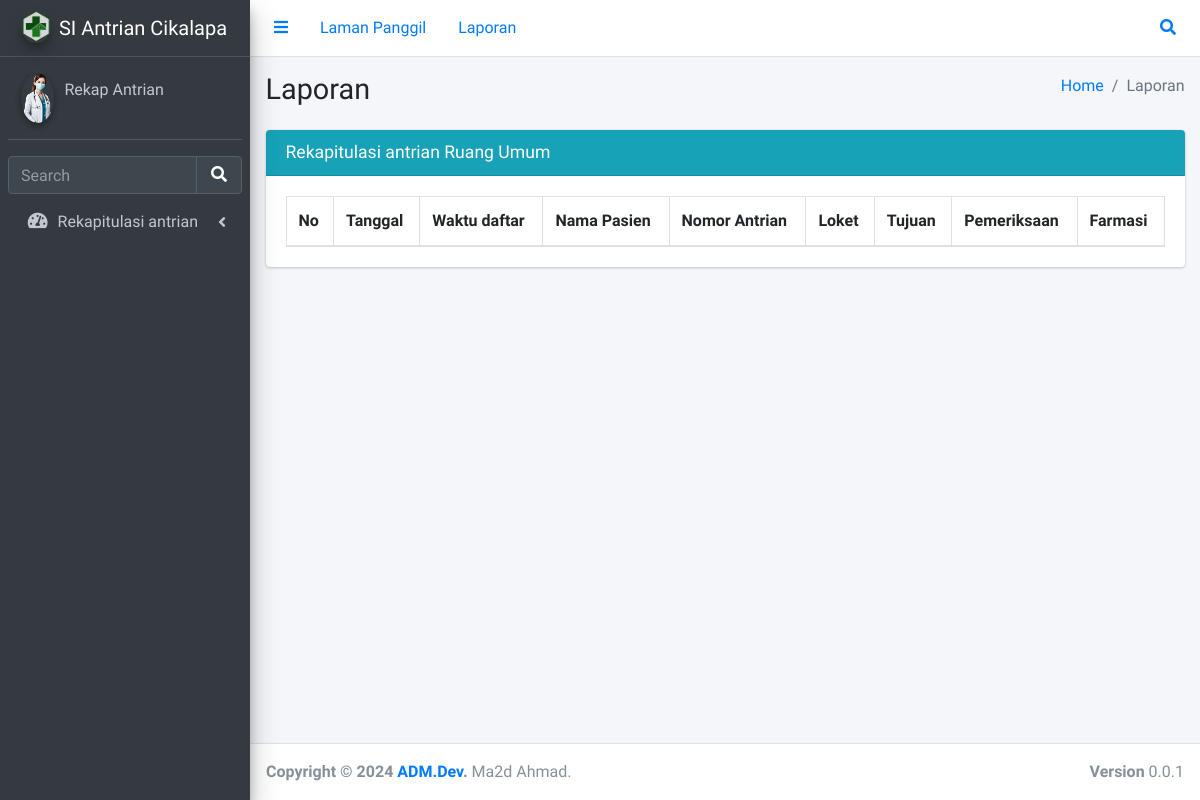
/laporanfarmasi.php, run on an earlier commit of the app's database.
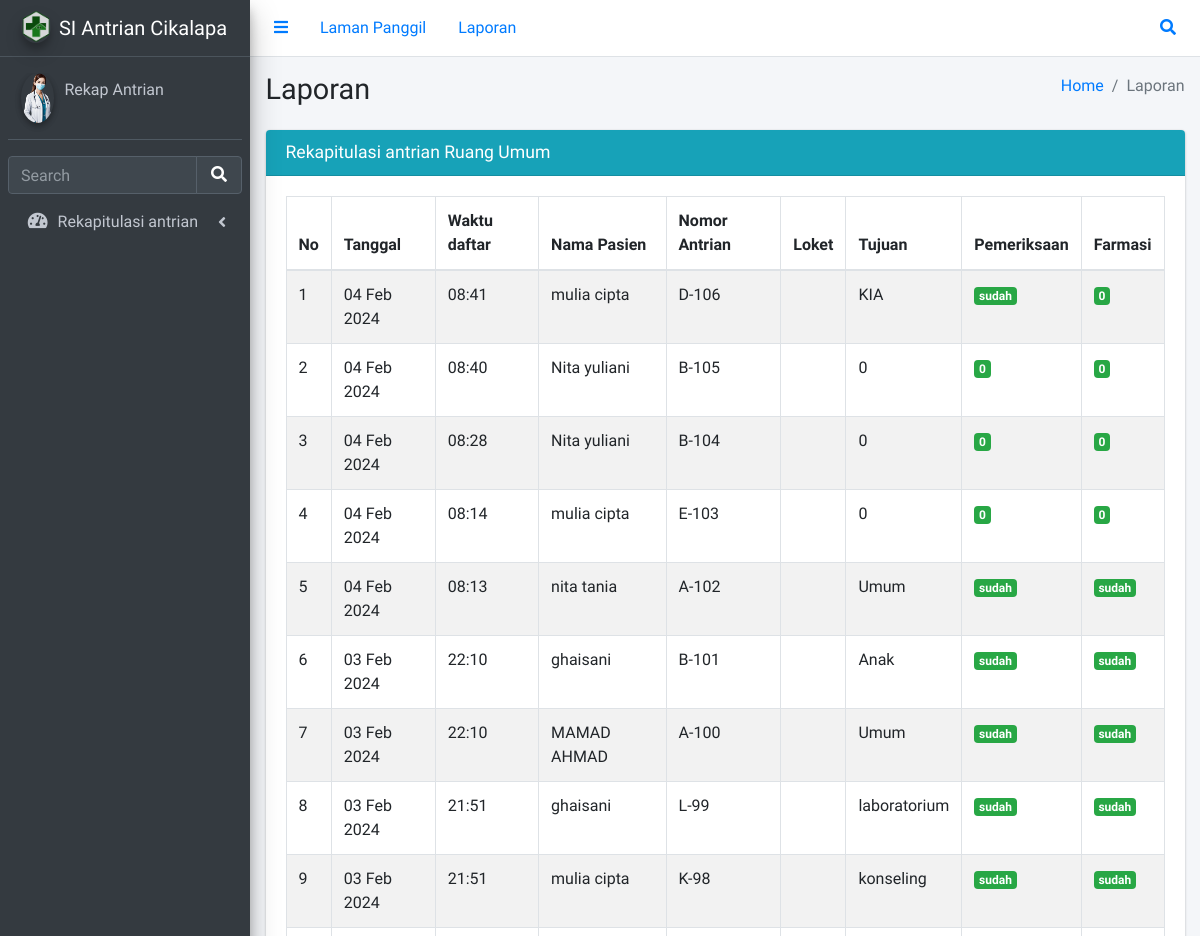
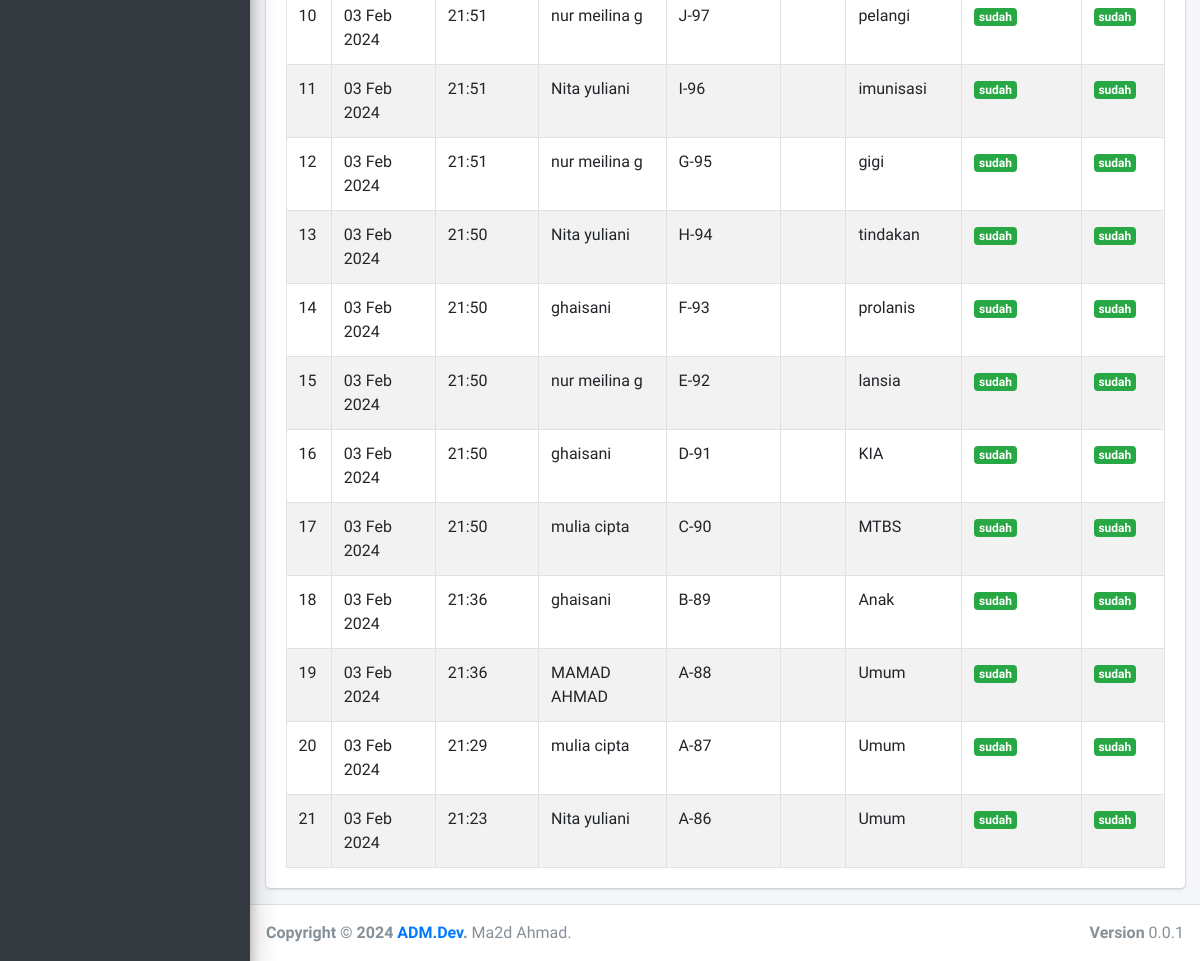
And on a later commit of the database (2 pictures, top to bottom).
### tables this page shows
CREATE TABLE `tabelrekap` (
  `id` int(11) NOT NULL,
  `tanggal` varchar(20) NOT NULL,
  `waktu` varchar(10) NOT NULL,
  `nama` varchar(50) NOT NULL,
  `nomor` int(11) NOT NULL,
  `huruf` varchar(12) NOT NULL,
  `loket` varchar(12) NOT NULL,
  `ruang` varchar(30) NOT NULL,
  `panggil` varchar(12) NOT NULL,
  `farmasi` varchar(10) NOT NULL
);

### laporanfarmasi.php (the view, shortened to what the changed rows need)
<?php
include "koneksi.php";
?>
<!DOCTYPE html>
<html lang="en">
<head>
  <link rel="stylesheet" href="plugins/fontawesome-free/css/all.min.css">
  <link rel="stylesheet" href="plugins/datatables-bs4/css/dataTables.bootstrap4.min.css">
  <link rel="stylesheet" href="plugins/datatables-responsive/css/responsive.bootstrap4.min.css">
  <link rel="stylesheet" href="plugins/datatables-buttons/css/buttons.bootstrap4.min.css">
  <link rel="stylesheet" href="css/adminlte.min.css">
</head>
<body class="hold-transition sidebar-mini">
<div class="wrapper">
  <div class="content-wrapper">
    <section class="content-header">
      <div class="container-fluid">
        <div class="row mb-2">
          <div class="col-sm-6">
            <h1>Laporan</h1>
          </div>
        </div>
      </div>
    </section>
    <section class="content">
      <div class="container-fluid">
        <div class="row">
          <div class="col-12">
            <div class="card">
              <div class="card-body">
                <table id="example1" class="table table-bordered table-striped">
                  <thead>
                    <tr>
                      <th>No</th>
                      <th>Tanggal</th>
                      <th>Waktu daftar</th>
                      <th>Nama Pasien</th>
                      <th>Nomor Antrian</th>
                      <th>Loket</th>
                      <th>Tujuan</th>
                      <th>Pemeriksaan</th>
                      <th>Farmasi</th>
                    </tr>
                  </thead>
                  <tbody>
                  <?php
                    $sql = "SELECT tanggal, waktu, nama, huruf, nomor, loket, ke_loket, ruang, panggil, farmasi FROM tabelrekap ORDER BY id DESC";
                    $result = mysqli_query($konek, $sql);
                    $no = 1;
                    while ($item = mysqli_fetch_array($result)){
                    ?>
                      <tr>
                        <td><?= $no; ?></td>
                        <td><?= $item['tanggal']; ?></td>
                        <td><?= $item['waktu']; ?></td>
                        <td><?= $item['nama']; ?></td>
                        <td><?= $item['huruf']; ?>-<?= $item['nomor'];?></td>
                        <td><?= $item['ke_loket']; ?></td>
                        <td><?= $item['ruang']; ?></td>
                        <td><?php
                          $panggil = $item['panggil'];
                          if($panggil =='menunggu') {
                            echo"<span class='badge bg-warning'>$panggil</span>";
                          } else {
                            echo"<span class='badge bg-success'>$panggil</span>";
                          }
                        ?></td>
                        <td><?php
                          $farmasi = $item['farmasi'];
                          if($farmasi =='menunggu') {
                            echo"<span class='badge bg-warning'>$farmasi</span>";
                          } else {
                            echo"<span class='badge bg-success'>$farmasi</span>";
                          }
                        ?></td>
                      </tr>
                  <?php $no++;  } ?>
                  </tbody>
                </table>
              </div>
            </div>
          </div>
        </div>
      </div>
    </section>
  </div>
</div>
</body>
</html>

What changed in the data, as far as the page shows it:
added tabelrekap: tanggal "04 Feb 2024", waktu "08:41", nama "mulia cipta", huruf "D", nomor "106", ruang "KIA", panggil "sudah", farmasi "0"
added tabelrekap: tanggal "04 Feb 2024", waktu "08:40", nama "Nita yuliani", huruf "B", nomor "105", ruang "0", panggil "0", farmasi "0"
added tabelrekap: tanggal "04 Feb 2024", waktu "08:28", nama "Nita yuliani", huruf "B", nomor "104", ruang "0", panggil "0", farmasi "0"
added tabelrekap: tanggal "04 Feb 2024", waktu "08:14", nama "mulia cipta", huruf "E", nomor "103", ruang "0", panggil "0", farmasi "0"
added tabelrekap: tanggal "04 Feb 2024", waktu "08:13", nama "nita tania", huruf "A", nomor "102", ruang "Umum", panggil "sudah", farmasi "sudah"
added tabelrekap: tanggal "03 Feb 2024", waktu "22:10", nama "ghaisani", huruf "B", nomor "101", ruang "Anak", panggil "sudah", farmasi "sudah"
added tabelrekap: tanggal "03 Feb 2024", waktu "22:10", nama "MAMAD AHMAD", huruf "A", nomor "100", ruang "Umum", panggil "sudah", farmasi "sudah"
added tabelrekap: tanggal "03 Feb 2024", waktu "21:51", nama "ghaisani", huruf "L", nomor "99", ruang "laboratorium", panggil "sudah", farmasi "sudah"
added tabelrekap: tanggal "03 Feb 2024", waktu "21:51", nama "mulia cipta", huruf "K", nomor "98", ruang "konseling", panggil "sudah", farmasi "sudah"
added tabelrekap: tanggal "03 Feb 2024", waktu "21:51", nama "nur meilina g", huruf "J", nomor "97", ruang "pelangi", panggil "sudah", farmasi "sudah"
added tabelrekap: tanggal "03 Feb 2024", waktu "21:51", nama "Nita yuliani", huruf "I", nomor "96", ruang "imunisasi", panggil "sudah", farmasi "sudah"
added tabelrekap: tanggal "03 Feb 2024", waktu "21:51", nama "nur meilina g", huruf "G", nomor "95", ruang "gigi", panggil "sudah", farmasi "sudah"
added tabelrekap: tanggal "03 Feb 2024", waktu "21:50", nama "Nita yuliani", huruf "H", nomor "94", ruang "tindakan", panggil "sudah", farmasi "sudah"
added tabelrekap: tanggal "03 Feb 2024", waktu "21:50", nama "ghaisani", huruf "F", nomor "93", ruang "prolanis", panggil "sudah", farmasi "sudah"
added tabelrekap: tanggal "03 Feb 2024", waktu "21:50", nama "nur meilina g", huruf "E", nomor "92", ruang "lansia", panggil "sudah", farmasi "sudah"
added tabelrekap: tanggal "03 Feb 2024", waktu "21:50", nama "ghaisani", huruf "D", nomor "91", ruang "KIA", panggil "sudah", farmasi "sudah"
added tabelrekap: tanggal "03 Feb 2024", waktu "21:50", nama "mulia cipta", huruf "C", nomor "90", ruang "MTBS", panggil "sudah", farmasi "sudah"
added tabelrekap: tanggal "03 Feb 2024", waktu "21:36", nama "ghaisani", huruf "B", nomor "89", ruang "Anak", panggil "sudah", farmasi "sudah"
added tabelrekap: tanggal "03 Feb 2024", waktu "21:36", nama "MAMAD AHMAD", huruf "A", nomor "88", ruang "Umum", panggil "sudah", farmasi "sudah"
added tabelrekap: tanggal "03 Feb 2024", waktu "21:29", nama "mulia cipta", huruf "A", nomor "87", ruang "Umum", panggil "sudah", farmasi "sudah"
added tabelrekap: tanggal "03 Feb 2024", waktu "21:23", nama "Nita yuliani", huruf "A", nomor "86", ruang "Umum", panggil "sudah", farmasi "sudah"
